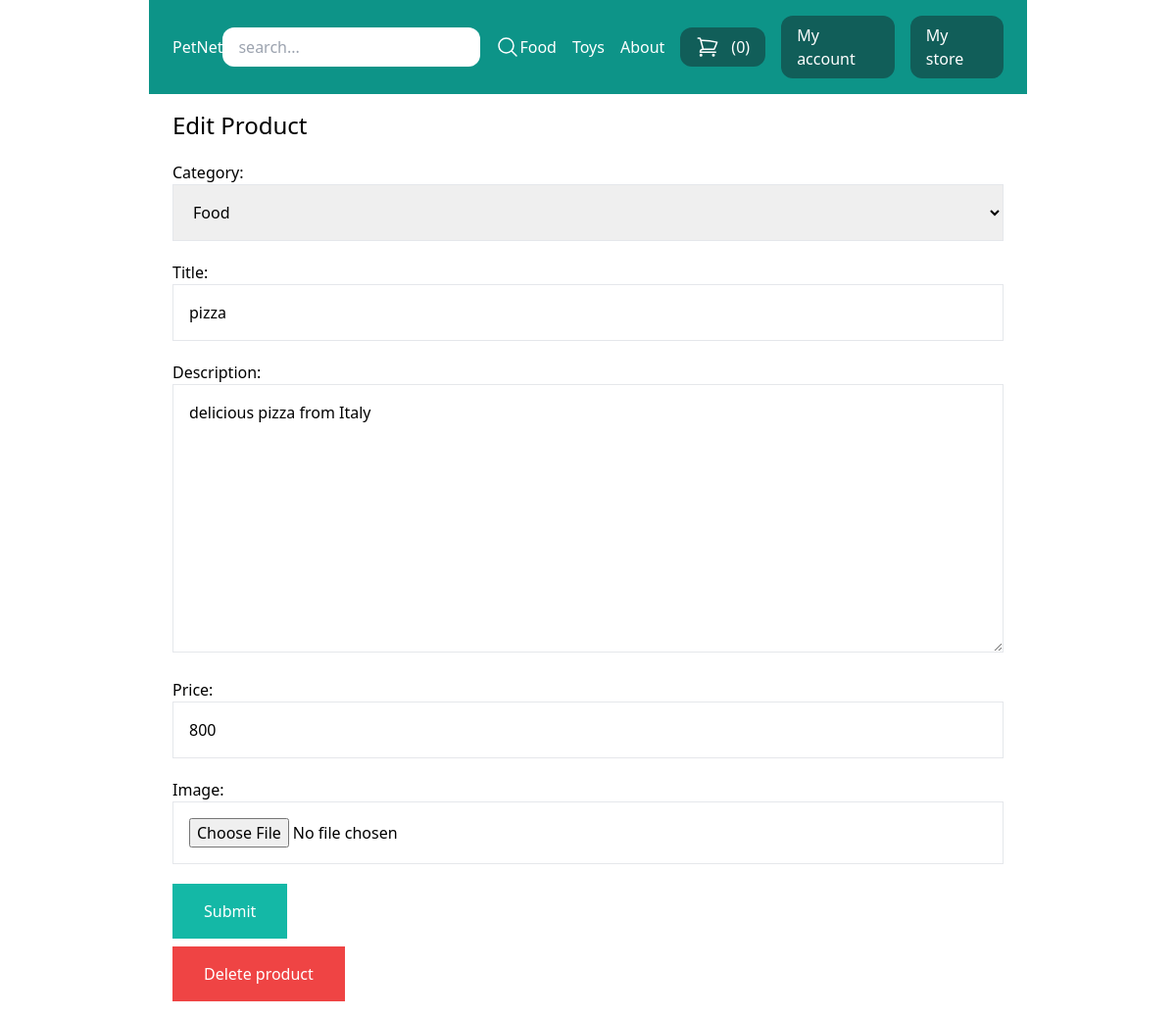
/my-store/edit-product/7/ (signed in), run on the app's committed database.
### store/models.py (models this page shows, shortened)
class Category(models.Model):
    title = models.CharField(max_length=50)
    slug = models.SlugField(max_length=50)
    class Meta:
         verbose_name_plural = 'Categories'
    def __str__(self):
         return self.title

class Product(models.Model):
     DRAFT = 'draft'
     WAITING_APPROVAL = 'watingapproval'
     ACTIVE = 'active'
     DELETED = 'deleted'
     STATUS_CHOICE = (
          (DRAFT , 'Draft'),
          (WAITING_APPROVAL , 'Waiting approval'),
          (ACTIVE , 'Active'),
          (DELETED , 'Deleted'),
     )
     user = models.ForeignKey(User,related_name='products',on_delete=models.CASCADE)
     category = models.ForeignKey(Category,related_name='products',on_delete=models.CASCADE)
     title = models.CharField(max_length=50)
     slug = models.SlugField(max_length=50)
     description = models.TextField(blank=True)
     price = models.IntegerField()
     image = models.ImageField(upload_to='uploads/product_images/',blank=True,null=True)
     thumbnail =models.ImageField(upload_to='uploads/product_images/thumbnail/',blank=True,null=True)
     created_at = models.DateTimeField(auto_now_add=True)
     updated_at = models.DateTimeField(auto_now_add=True)
     status = models.CharField(max_length=50,choices=STATUS_CHOICE,default=ACTIVE)
     class Meta:
          ordering = ('-created_at',)

### userprofile/views.py (the view)
# urls.py: path('my-store/edit-product/<int:pk>/',edit_product,name='edit_product'),
@login_required
def edit_product(request, pk):
    product = Product.objects.filter(user=request.user).get(pk=pk)
    if request.method == 'POST':
        form = ProductForm(request.POST, request.FILES, instance=product)
        if form.is_valid():
            form.save()
            messages.success(request,'changes was saved!')
            return redirect('my_store')
    else:
        form= ProductForm(instance=product)
    return render(request,'userprofile/product_form.html',
                  {'title':'Edit Product',
                   'form':form ,
                   'product':product
                   })

### store/forms.py
class ProductForm(forms.ModelForm):
    class Meta:
        model = Product
        fields = ('category', 'title', 'description', 'price', 'image',)
        widgets = {
            'category': forms.Select(attrs={
            'class':'w-full p-4 border border-gray-200'
            }),
            'title': forms.TextInput(attrs={
            'class':'w-full p-4 border border-gray-200'
            }),
            'description': forms.Textarea(attrs={
            'class':'w-full p-4 border border-gray-200'
            }),
            'price': forms.TextInput(attrs={
            'class':'w-full p-4 border border-gray-200'
            }),
            'image': forms.FileInput(attrs={
            'class':'w-full p-4 border border-gray-200'
            }),
        }

### store/cart.py (called while the page is built)
    def __len__(self):
        return sum (item['quantity'] for item in self.cart.values() )

### store/context_processor.py (called while the page is built)
def cart(request):
    return {'cart':Cart(request)}

### store/templatetags/menu.py (called while the page is built)
@register.inclusion_tag('core/menu.html')
def menu():
    categories = Category.objects.all()
    data = {'categories':categories}
    return data

### userprofile/templates/userprofile/product_form.html (shortened to what this page needs)
{% extends 'core/base.html' %}
{% block content %}
    <h1 class="text-2xl" >{{ title }}</h1>
    <form method="post"  action="." enctype="multipart/form-data" class="space-y-5">
        {{ form.as_p }}
        <button class="py-4 px-8 bg-teal-500 text-white hover:bg-teal-800" >Submit</button>
    </form>
    {% if product %}
        <a href="{% url 'delete_product' product.id %}" class="mt-2 inline-block py-4 px-8 bg-red-500 text-white">Delete product</a>
    {% endif %}
{% endblock  %}

### core/templates/core/menu.html
{% for category in categories  %}
    <a class="text-white" href="{% url 'category_detail' category.slug %}">
        {{category.title}}
    </a>
{% endfor %}
<a class="text-white" href="{% url 'about' %}">About</a>

### data on the page
Category: title "Food", title "pizza"
Category: title "Toys"
Product: category "Food", description "delicious pizza from Italy", price "800"

### other printed values
{{ cart | length }} "0"
{{ title }} "Edit Product"
